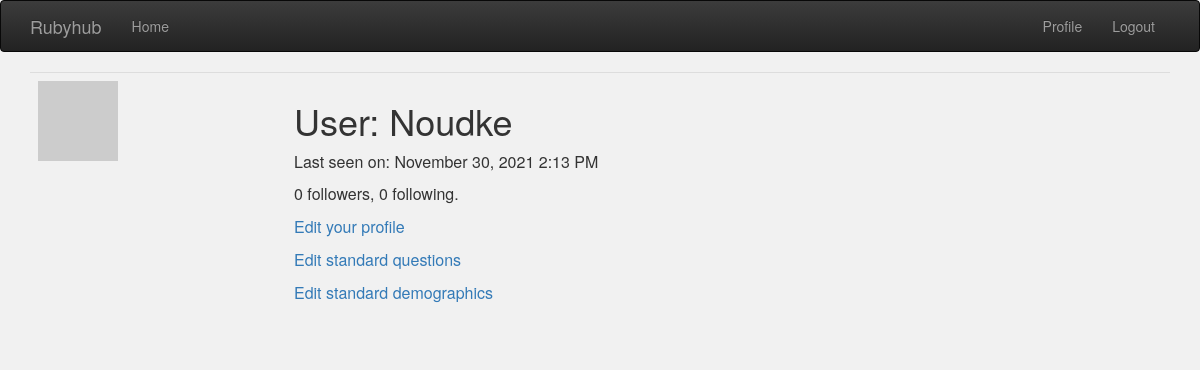
/user/Noudke (signed in), run on an earlier commit of the app's database.
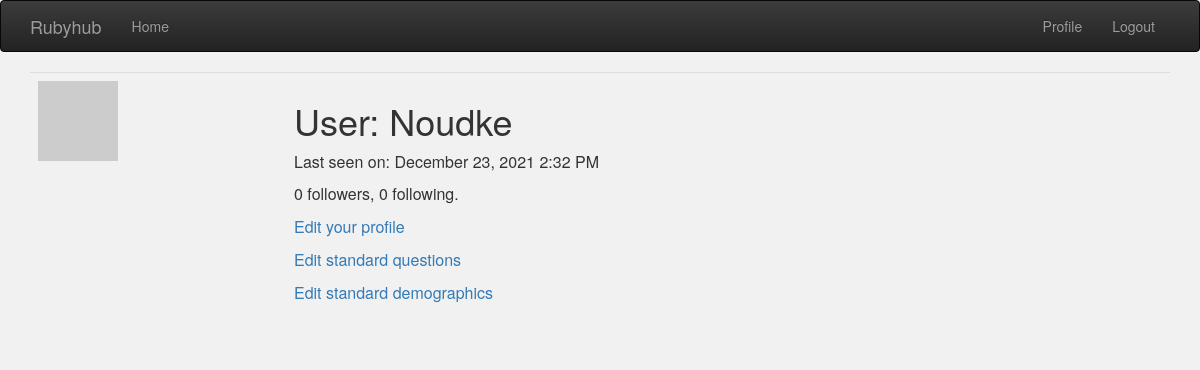
And on a later commit of the database.
### app/models.py (models this page shows, shortened)
class User(UserMixin, db.Model):
    id = db.Column(db.Integer, primary_key=True)
    username = db.Column(db.String(64), index=True, unique=True)
    email = db.Column(db.String(120), index=True, unique=True)
    password_hash = db.Column(db.String(128))
    about_me = db.Column(db.String(140))
    last_seen = db.Column(db.DateTime, default=datetime.utcnow)
    followed = db.relationship(
        'User', secondary=followers,
        primaryjoin=(followers.c.follower_id == id),
        secondaryjoin=(followers.c.followed_id == id),
        backref=db.backref('followers', lazy='dynamic'), lazy='dynamic')
    linked_studies = db.relationship('Study', secondary=study_user, backref=db.backref('researchers'), lazy='dynamic')
    def avatar(self, size):
        digest = md5(self.email.lower().encode('utf-8')).hexdigest()
        return 'https://www.gravatar.com/avatar/{}?d=identicon&s={}'.format(
            digest, size)

### app/main/routes.py (the view)
@bp.route('/user/<username>')
@login_required
def user(username):
    user = User.query.filter_by(username=username).first_or_404()
    form = EmptyForm()
    return render_template('user.html', user=user, form=form)

### app/main/routes.py (called while the page is built)
@bp.before_app_request
def before_request():
    if current_user.is_authenticated:
        current_user.last_seen = datetime.utcnow()
        db.session.commit()

### app/models.py (called while the page is built)
@login.user_loader
def load_user(id):
    return User.query.get(int(id))

### app/templates/user.html (shortened to what this page needs)
{% extends "base.html" %}
{% block app_content %}
    <link rel="stylesheet" href="{{ url_for('static', filename='style_user.css') }}">
    <table class="table table-hover">
        <tr>
            <td width="256px"><img src="{{ user.avatar(256) }}"></td>
            <td>
                <h1>User: {{ user.username }}</h1>
                {% if user.last_seen %}
                <p>Last seen on: {{ moment(user.last_seen).format('LLL') }}</p>
                {% endif %}
                <p>{{ user.followers.count() }} followers, {{ user.followed.count() }} following.</p>
                {% if user == current_user %}
                <p><a href="{{ url_for('main.edit_profile') }}">Edit your profile</a></p>
                <p><a href="{{ url_for('main.standard_questions', username=user.username) }}">Edit standard questions</a></p>
                <p><a href="{{ url_for('main.standard_demographics', username=user.username) }}">Edit standard demographics</a></p>
                {% endif %}
            </td>
        </tr>
    </table>
{% endblock %}

What changed in the data, as far as the page shows it:
changed User "Noudke": last_seen "November 30, 2021 2:13 PM" → "December 23, 2021 2:32 PM"
